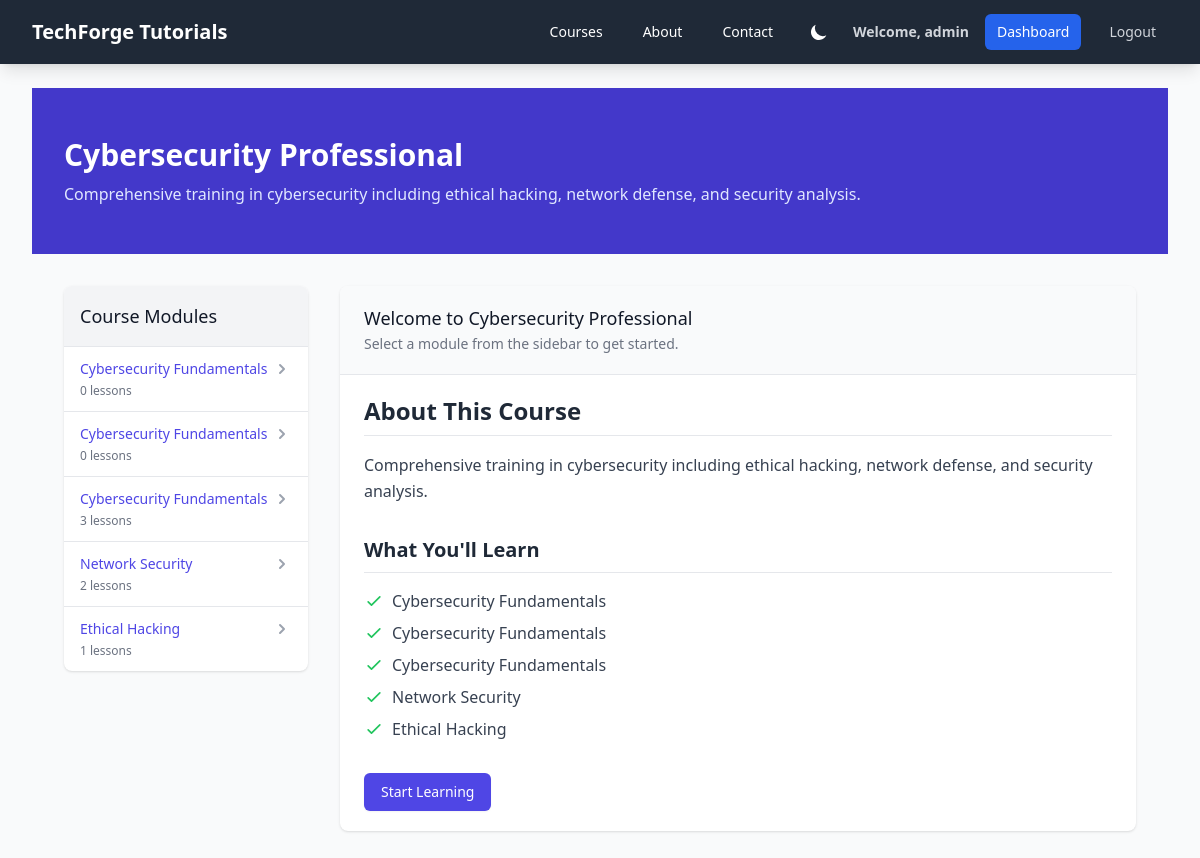
Screenshot of /courses/cybersecurity-professional/ (signed in) with the database file from the repository.
### courses/models.py (models this page shows, shortened)
class Course(models.Model):
    title = models.CharField(max_length=200)
    slug = models.SlugField(unique=True, blank=True)
    description = models.TextField()
    created_at = models.DateTimeField(auto_now_add=True)
    updated_at = models.DateTimeField(auto_now=True)

class Module(models.Model):
    course = models.ForeignKey(Course, related_name='modules', on_delete=models.CASCADE, null=True, blank=True)
    title = models.CharField(max_length=200)
    description = models.TextField(blank=True)
    order = models.PositiveIntegerField(default=0)
    created_at = models.DateTimeField(auto_now_add=True)
    updated_at = models.DateTimeField(auto_now=True)
    class Meta:
        ordering = ['order']

### courses/views.py (the view)
# urls.py: path('<slug:slug>/', views.course_detail, name='course_detail'),
def course_detail(request, slug):
    course = get_object_or_404(Course, slug=slug)
    modules = course.modules.all().order_by('order')
    return render(request, 'courses/course_detail.html', {
        'course': course,
        'modules': modules
    })

### core/context_processors.py (called while the page is built)
def user_activity(request):
    if not request.user.is_authenticated:
        return {}
    recent_activities = UserActivity.objects.filter(
        user=request.user
    ).select_related('user').order_by('-timestamp')[:5]
    return {
        'recent_activities': recent_activities
    }

### templates/courses/course_detail.html (shortened to what this page needs)
{% extends 'base.html' %}
{% block content %}
<div class="bg-gray-50 dark:bg-gray-900 min-h-screen">
    <div class="bg-indigo-700 text-white py-12">
        <div class="max-w-7xl mx-auto px-4 sm:px-6 lg:px-8">
            <div class="md:flex md:items-center md:justify-between">
                <div class="flex-1 min-w-0">
                    <h1 class="text-3xl font-bold leading-tight">{{ course.title }}</h1>
                    <p class="mt-2 text-indigo-100">{{ course.description }}</p>
                </div>
            </div>
        </div>
    </div>
    <div class="max-w-7xl mx-auto px-4 sm:px-6 lg:px-8 py-8">
        <div class="lg:grid lg:grid-cols-4 lg:gap-8">
            <div class="lg:col-span-1 mb-8 lg:mb-0">
                <div class="bg-white dark:bg-gray-800 rounded-lg shadow overflow-hidden">
                    <div class="p-4 bg-gray-100 dark:bg-gray-700 border-b border-gray-200 dark:border-gray-600">
                        <h2 class="text-lg font-medium text-gray-900 dark:text-white">Course Modules</h2>
                    </div>
                    <nav class="divide-y divide-gray-200 dark:divide-gray-700" aria-label="Course modules">
                        {% for module in modules %}
                        <div class="px-4 py-3 hover:bg-gray-50 dark:hover:bg-gray-700">
                            <a href="{% url 'courses:module_detail' course.slug module.id %}"
                               class="flex items-center justify-between text-sm font-medium text-indigo-600 hover:text-indigo-900 dark:text-indigo-400 dark:hover:text-indigo-300">
                                <span>{{ module.title }}</span>
                                <svg class="h-5 w-5 text-gray-400" xmlns="http://www.w3.org/2000/svg" viewBox="0 0 20 20" fill="currentColor">
                                    <path fill-rule="evenodd" d="M7.293 14.707a1 1 0 010-1.414L10.586 10 7.293 6.707a1 1 0 011.414-1.414l4 4a1 1 0 010 1.414l-4 4a1 1 0 01-1.414 0z" clip-rule="evenodd" />
                                </svg>
                            </a>
                            <p class="mt-1 text-xs text-gray-500 dark:text-gray-400">{{ module.contents.count }} lessons</p>
                        </div>
                        {% endfor %}
                    </nav>
                </div>
            </div>
            <div class="lg:col-span-3">
                <div class="bg-white dark:bg-gray-800 shadow overflow-hidden sm:rounded-lg">
                    <div class="px-4 py-5 sm:px-6 bg-gray-50 dark:bg-gray-700">
                        <h3 class="text-lg leading-6 font-medium text-gray-900 dark:text-white">
                            Welcome to {{ course.title }}
                        </h3>
                        <p class="mt-1 max-w-2xl text-sm text-gray-500 dark:text-gray-300">
                            Select a module from the sidebar to get started.
                        </p>
                    </div>
                    <div class="border-t border-gray-200 dark:border-gray-700 px-4 py-5 sm:px-6">
                        <div class="prose max-w-none">
                            <h3 class="text-2xl font-bold text-gray-800 dark:text-white mb-4 pb-2 border-b border-gray-200 dark:border-gray-600">About This Course</h3>
                            <p class="text-gray-700 dark:text-gray-300 leading-relaxed mb-6 text-base">{{ course.description|linebreaksbr }}</p>
                            <h3 class="text-xl font-semibold text-gray-800 dark:text-white mt-8 mb-4 pb-2 border-b border-gray-200 dark:border-gray-600">What You'll Learn</h3>
                            <ul class="space-y-2 mb-6">
                                {% for module in modules %}
                                <li class="flex items-start">
                                    <svg class="h-5 w-5 text-green-500 mr-2 mt-0.5 flex-shrink-0" fill="none" viewBox="0 0 24 24" stroke="currentColor">
                                        <path stroke-linecap="round" stroke-linejoin="round" stroke-width="2" d="M5 13l4 4L19 7" />
                                    </svg>
                                    <span class="text-gray-700 dark:text-gray-300">{{ module.title }}</span>
                                </li>
                                {% endfor %}
                            </ul>
                            <div class="mt-8">
                                <a href="{% url 'courses:module_detail' course.slug modules.0.id %}"
                                   class="inline-flex items-center px-4 py-2 border border-transparent text-sm font-medium rounded-md shadow-sm text-white bg-indigo-600 hover:bg-indigo-700 focus:outline-none focus:ring-2 focus:ring-offset-2 focus:ring-indigo-500">
                                    Start Learning
                                </a>
                            </div>
                        </div>
                    </div>
                </div>
            </div>
        </div>
    </div>
</div>
{% endblock %}

### templates/base.html (shortened to what this page needs)
<!DOCTYPE html>
{% load static %}
<html lang="en">
<head>
    <script src="https://cdn.tailwindcss.com"></script>
    <link href="https://cdnjs.cloudflare.com/ajax/libs/prism/1.24.1/themes/prism-tomorrow.min.css" rel="stylesheet" />
</head>
<body class="bg-gray-50 dark:bg-gray-900">
    <nav class="sticky top-0 z-50 bg-gray-800 text-white shadow-lg">
        <div class="max-w-7xl mx-auto px-4 sm:px-6 lg:px-8">
            <div class="flex justify-between h-16">
                <div class="flex items-center">
                    <a href="{% url 'home' %}" class="text-xl font-bold text-white">TechForge Tutorials</a>
                </div>
                <div class="hidden md:flex items-center space-x-4">
                    <a href="{% url 'courses:courses_list' %}" class="px-3 py-2 rounded-md text-sm font-medium hover:bg-gray-700">Courses</a>
                    <a href="{% url 'about' %}" class="px-3 py-2 rounded-md text-sm font-medium hover:bg-gray-700">About</a>
                    <a href="{% url 'contact' %}" class="px-3 py-2 rounded-md text-sm font-medium hover:bg-gray-700">Contact</a>
                    <div class="flex items-center space-x-4 ml-auto">
                        <button id="darkModeToggle" onclick="toggleDarkMode()" class="p-2 rounded-full hover:bg-gray-700 focus:outline-none focus:ring-2 focus:ring-offset-2 focus:ring-offset-gray-800 focus:ring-white" aria-label="Toggle dark mode">
                        </button>
                        {% if user.is_authenticated %}
                            <span class="text-gray-300 text-sm font-bold">Welcome, {{ user.username }}</span>
                            <a href="{% url 'dashboard' %}" class="px-3 py-2 rounded-md text-sm font-medium bg-blue-600 hover:bg-blue-700">Dashboard</a>
                            <form action="{% url 'logout' %}" method="post" class="inline">
                                <button type="submit" class="px-3 py-2 rounded-md text-sm font-medium text-gray-300 hover:bg-gray-700 focus:outline-none">Logout</button>
                            </form>
                        {% else %}
                            <a href="{% url 'login' %}" class="px-3 py-2 rounded-md text-sm font-medium text-gray-300 hover:bg-gray-700">Login</a>
                            <a href="{% url 'register' %}" class="px-3 py-2 rounded-md text-sm font-medium text-white bg-blue-600 hover:bg-blue-700">Register</a>
                        {% endif %}
                    </div>
                </div>
            </div>
        </div>
    </nav>
    <main class="max-w-7xl mx-auto py-6 sm:px-6 lg:px-8">
        {% block content %}{% endblock %}
    </main>
</body>
</html>

### templates/courses/course_detail.html (style rules this page uses)
.prose a { @apply text-indigo-600 dark:text-indigo-400 hover:text-indigo-800 dark:hover:text-indigo-300; }
.prose h1, .prose h2, .prose h3, .prose h4, .prose h5, .prose h6 { @apply dark:text-white; }
.prose p, .prose li { @apply dark:text-gray-300; }

### rows the page displays
Course: title "Cybersecurity Professional", description "Comprehensive training in cybersecurity including ethical hacking, network defense, and security analysis."
Module: title "Cybersecurity Fundamentals", contents.count "0"
Module: title "Cybersecurity Fundamentals", contents.count "0"
Module: title "Cybersecurity Fundamentals", contents.count "3"
Module: title "Network Security", contents.count "2"
Module: title "Ethical Hacking", contents.count "1"

### other values shown
{{ user.username }} "admin"
